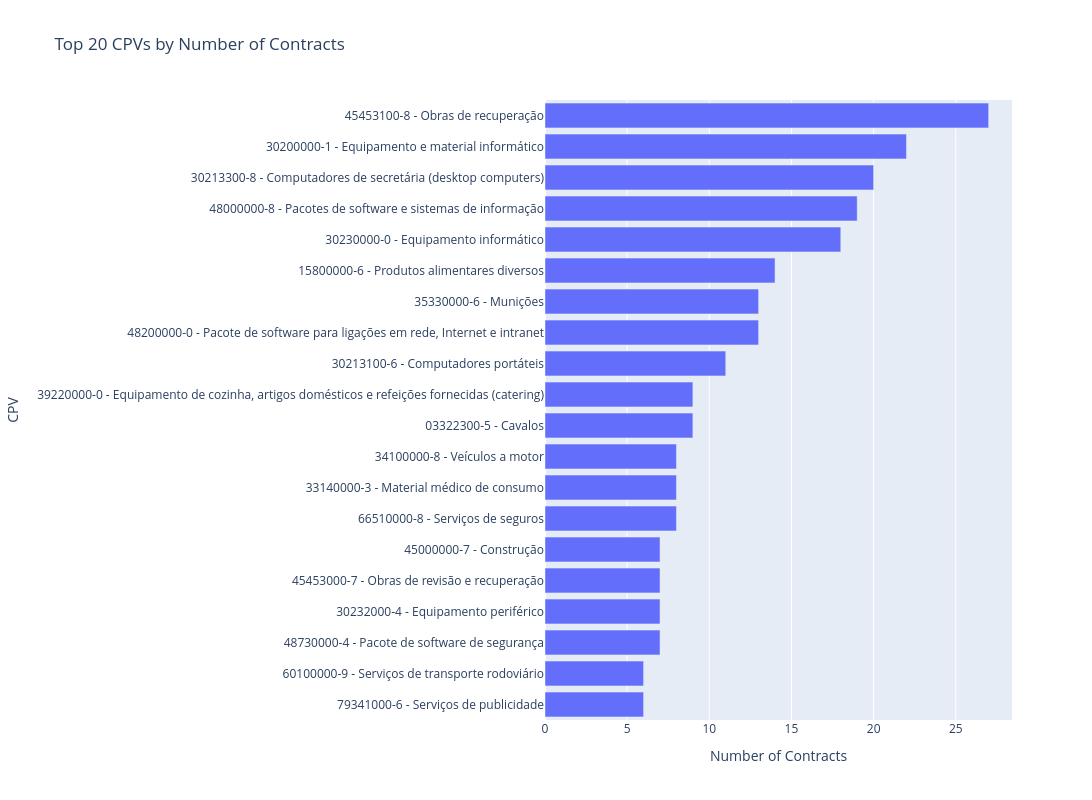

Here is the notebook cell this chart was saved with:
### Code cell
subset_counts = subset['CPV'].value_counts().reset_index()
subset_counts.columns = ['CPV', 'count']

# Get top 20
top_20 = subset_counts.head(20)

fig = px.bar(
    top_20,
    x='count',
    y='CPV',
    orientation='h',
    title='Top 20 CPVs by Number of Contracts',
    labels={'CPV': 'CPV', 'count': 'Number of Contracts'},
    width=1700,   
    height=800  
)

# Largest bar on top
fig.update_layout(
    yaxis={'categoryorder': 'total ascending'}
)

fig.show()

### Figure 1 — Plotly figure (JSON) as saved in the notebook; plotly's stock layout.template omitted (floating-point values rounded to 4 significant figures)
{"data": [{"hovertemplate": "Number of Contracts=%{x}<br>CPV=%{y}<extra></extra>", "legendgroup": "", "marker": {"color": "#636efa", "pattern": {"shape": ""}}, "name": "", "orientation": "h", "showlegend": false, "textposition": "auto", "type": "bar", "x": [27, 22, 20, 19, 18, 14, 13, 13, 11, 9, 9, 8, 8, 8, 7, 7, 7, 7, 6, 6], "xaxis": "x", "y": ["45453100-8 - Obras de recuperação", "30200000-1 - Equipamento e material informático", "30213300-8 - Computadores de secretária (desktop computers)", "48000000-8 - Pacotes de software e sistemas de informação", "30230000-0 - Equipamento informático", "15800000-6 - Produtos alimentares diversos", "48200000-0 - Pacote de software para ligações em rede, Internet e intranet", "35330000-6 - Munições", "30213100-6 - Computadores portáteis", "03322300-5 - Cavalos", "39220000-0 - Equipamento de cozinha, artigos domésticos e refeições fornecidas (catering)", "66510000-8 - Serviços de seguros", "33140000-3 - Material médico de consumo", "34100000-8 - Veículos a motor", "48730000-4 - Pacote de software de segurança", "30232000-4 - Equipamento periférico", "45453000-7 - Obras de revisão e recuperação", "45000000-7 - Construção", "79341000-6 - Serviços de publicidade", "60100000-9 - Serviços de transporte rodoviário"], "yaxis": "y"}], "layout": {"barmode": "relative", "height": 800, "legend": {"tracegroupgap": 0}, "title": {"text": "Top 20 CPVs by Number of Contracts"}, "width": 1700, "xaxis": {"anchor": "y", "domain": [0, 1], "title": {"text": "Number of Contracts"}}, "yaxis": {"anchor": "x", "categoryorder": "total ascending", "domain": [0, 1], "title": {"text": "CPV"}}}}
